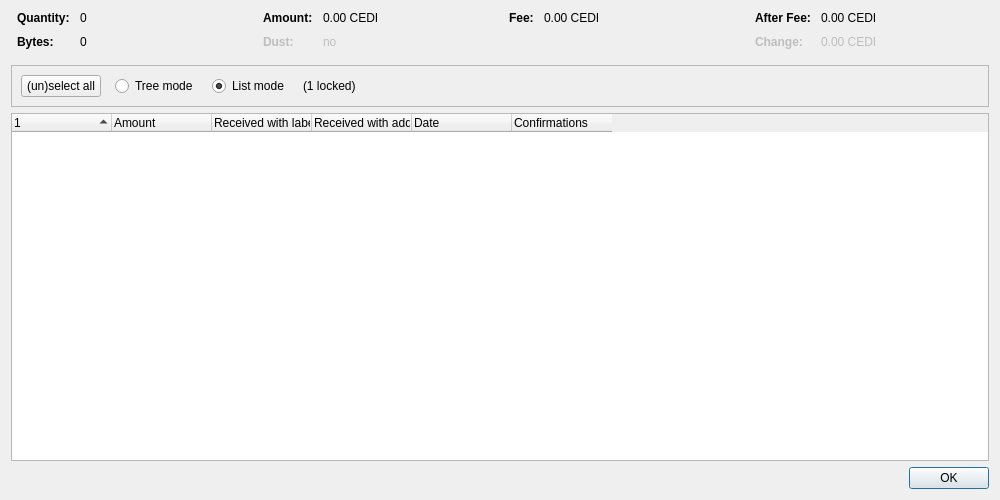
<?xml version="1.0" encoding="UTF-8"?>
<ui version="4.0">
 <class>CoinControlDialog</class>
 <widget class="QDialog" name="CoinControlDialog">
  <property name="geometry">
   <rect>
    <x>0</x>
    <y>0</y>
    <width>1000</width>
    <height>500</height>
   </rect>
  </property>
  <property name="windowTitle">
   <string>Coin Selection</string>
  </property>
  <layout class="QVBoxLayout" name="verticalLayout">
   <item>
    <layout class="QHBoxLayout" name="horizontalLayoutTop" stretch="0,0,0,0">
     <property name="topMargin">
      <number>0</number>
     </property>
     <property name="bottomMargin">
      <number>10</number>
     </property>
     <item>
      <layout class="QFormLayout" name="formLayoutCoinControl1">
       <property name="horizontalSpacing">
        <number>10</number>
       </property>
       <property name="verticalSpacing">
        <number>10</number>
       </property>
       <property name="leftMargin">
        <number>6</number>
       </property>
       <property name="rightMargin">
        <number>6</number>
       </property>
       <item row="0" column="0">
        <widget class="QLabel" name="labelCoinControlQuantityText">
         <property name="font">
          <font>
           <weight>75</weight>
           <bold>true</bold>
          </font>
         </property>
         <property name="text">
          <string>Quantity:</string>
         </property>
        </widget>
       </item>
       <item row="0" column="1">
        <widget class="QLabel" name="labelCoinControlQuantity">
         <property name="cursor">
          <cursorShape>IBeamCursor</cursorShape>
         </property>
         <property name="contextMenuPolicy">
          <enum>Qt::ActionsContextMenu</enum>
         </property>
         <property name="text">
          <string notr="true">0</string>
         </property>
         <property name="textInteractionFlags">
          <set>Qt::LinksAccessibleByMouse|Qt::TextSelectableByKeyboard|Qt::TextSelectableByMouse</set>
         </property>
        </widget>
       </item>
       <item row="1" column="0">
        <widget class="QLabel" name="labelCoinControlBytesText">
         <property name="font">
          <font>
           <weight>75</weight>
           <bold>true</bold>
          </font>
         </property>
         <property name="text">
          <string>Bytes:</string>
         </property>
        </widget>
       </item>
       <item row="1" column="1">
        <widget class="QLabel" name="labelCoinControlBytes">
         <property name="cursor">
          <cursorShape>IBeamCursor</cursorShape>
         </property>
         <property name="contextMenuPolicy">
          <enum>Qt::ActionsContextMenu</enum>
         </property>
         <property name="text">
          <string notr="true">0</string>
         </property>
         <property name="textInteractionFlags">
          <set>Qt::LinksAccessibleByMouse|Qt::TextSelectableByKeyboard|Qt::TextSelectableByMouse</set>
         </property>
        </widget>
       </item>
      </layout>
     </item>
     <item>
      <layout class="QFormLayout" name="formLayoutCoinControl2">
       <property name="horizontalSpacing">
        <number>10</number>
       </property>
       <property name="verticalSpacing">
        <number>10</number>
       </property>
       <property name="leftMargin">
        <number>6</number>
       </property>
       <property name="rightMargin">
        <number>6</number>
       </property>
       <item row="0" column="0">
        <widget class="QLabel" name="labelCoinControlAmountText">
         <property name="font">
          <font>
           <weight>75</weight>
           <bold>true</bold>
          </font>
         </property>
         <property name="text">
          <string>Amount:</string>
         </property>
        </widget>
       </item>
       <item row="0" column="1">
        <widget class="QLabel" name="labelCoinControlAmount">
         <property name="cursor">
          <cursorShape>IBeamCursor</cursorShape>
         </property>
         <property name="contextMenuPolicy">
          <enum>Qt::ActionsContextMenu</enum>
         </property>
         <property name="text">
          <string notr="true">0.00 CEDI</string>
         </property>
         <property name="textInteractionFlags">
          <set>Qt::LinksAccessibleByMouse|Qt::TextSelectableByKeyboard|Qt::TextSelectableByMouse</set>
         </property>
        </widget>
       </item>
       <item row="1" column="0">
        <widget class="QLabel" name="labelCoinControlLowOutputText">
         <property name="enabled">
          <bool>false</bool>
         </property>
         <property name="font">
          <font>
           <weight>75</weight>
           <bold>true</bold>
          </font>
         </property>
         <property name="text">
          <string>Dust:</string>
         </property>
        </widget>
       </item>
       <item row="1" column="1">
        <widget class="QLabel" name="labelCoinControlLowOutput">
         <property name="enabled">
          <bool>false</bool>
         </property>
         <property name="cursor">
          <cursorShape>IBeamCursor</cursorShape>
         </property>
         <property name="contextMenuPolicy">
          <enum>Qt::ActionsContextMenu</enum>
         </property>
         <property name="text">
          <string notr="true">no</string>
         </property>
         <property name="textInteractionFlags">
          <set>Qt::LinksAccessibleByMouse|Qt::TextSelectableByKeyboard|Qt::TextSelectableByMouse</set>
         </property>
        </widget>
       </item>
      </layout>
     </item>
     <item>
      <layout class="QFormLayout" name="formLayoutCoinControl3">
       <property name="horizontalSpacing">
        <number>10</number>
       </property>
       <property name="verticalSpacing">
        <number>10</number>
       </property>
       <property name="leftMargin">
        <number>6</number>
       </property>
       <property name="rightMargin">
        <number>6</number>
       </property>
       <item row="0" column="0">
        <widget class="QLabel" name="labelCoinControlFeeText">
         <property name="font">
          <font>
           <weight>75</weight>
           <bold>true</bold>
          </font>
         </property>
         <property name="text">
          <string>Fee:</string>
         </property>
        </widget>
       </item>
       <item row="0" column="1">
        <widget class="QLabel" name="labelCoinControlFee">
         <property name="cursor">
          <cursorShape>IBeamCursor</cursorShape>
         </property>
         <property name="contextMenuPolicy">
          <enum>Qt::ActionsContextMenu</enum>
         </property>
         <property name="text">
          <string notr="true">0.00 CEDI</string>
         </property>
         <property name="textInteractionFlags">
          <set>Qt::LinksAccessibleByMouse|Qt::TextSelectableByKeyboard|Qt::TextSelectableByMouse</set>
         </property>
        </widget>
       </item>
      </layout>
     </item>
     <item>
      <layout class="QFormLayout" name="formLayoutCoinControl4">
       <property name="horizontalSpacing">
        <number>10</number>
       </property>
       <property name="verticalSpacing">
        <number>10</number>
       </property>
       <property name="leftMargin">
        <number>6</number>
       </property>
       <property name="rightMargin">
        <number>6</number>
       </property>
       <item row="0" column="0">
        <widget class="QLabel" name="labelCoinControlAfterFeeText">
         <property name="font">
          <font>
           <weight>75</weight>
           <bold>true</bold>
          </font>
         </property>
         <property name="text">
          <string>After Fee:</string>
         </property>
        </widget>
       </item>
       <item row="0" column="1">
        <widget class="QLabel" name="labelCoinControlAfterFee">
         <property name="cursor">
          <cursorShape>IBeamCursor</cursorShape>
         </property>
         <property name="contextMenuPolicy">
          <enum>Qt::ActionsContextMenu</enum>
         </property>
         <property name="text">
          <string notr="true">0.00 CEDI</string>
         </property>
         <property name="textInteractionFlags">
          <set>Qt::LinksAccessibleByMouse|Qt::TextSelectableByKeyboard|Qt::TextSelectableByMouse</set>
         </property>
        </widget>
       </item>
       <item row="1" column="0">
        <widget class="QLabel" name="labelCoinControlChangeText">
         <property name="enabled">
          <bool>false</bool>
         </property>
         <property name="font">
          <font>
           <weight>75</weight>
           <bold>true</bold>
          </font>
         </property>
         <property name="text">
          <string>Change:</string>
         </property>
        </widget>
       </item>
       <item row="1" column="1">
        <widget class="QLabel" name="labelCoinControlChange">
         <property name="enabled">
          <bool>false</bool>
         </property>
         <property name="cursor">
          <cursorShape>IBeamCursor</cursorShape>
         </property>
         <property name="contextMenuPolicy">
          <enum>Qt::ActionsContextMenu</enum>
         </property>
         <property name="text">
          <string notr="true">0.00 CEDI</string>
         </property>
         <property name="textInteractionFlags">
          <set>Qt::LinksAccessibleByMouse|Qt::TextSelectableByKeyboard|Qt::TextSelectableByMouse</set>
         </property>
        </widget>
       </item>
      </layout>
     </item>
    </layout>
   </item>
   <item>
    <widget class="QFrame" name="frame">
     <property name="minimumSize">
      <size>
       <width>0</width>
       <height>40</height>
      </size>
     </property>
     <property name="frameShape">
      <enum>QFrame::StyledPanel</enum>
     </property>
     <property name="frameShadow">
      <enum>QFrame::Sunken</enum>
     </property>
     <layout class="QHBoxLayout" name="horizontalLayout">
      <item>
       <layout class="QHBoxLayout" name="horizontalLayoutPanel" stretch="0,0,0,0,0">
        <property name="spacing">
         <number>14</number>
        </property>
        <item>
         <widget class="QPushButton" name="pushButtonSelectAll">
          <property name="sizePolicy">
           <sizepolicy hsizetype="Maximum" vsizetype="Fixed">
            <horstretch>0</horstretch>
            <verstretch>0</verstretch>
           </sizepolicy>
          </property>
          <property name="text">
           <string>(un)select all</string>
          </property>
          <property name="autoDefault">
           <bool>false</bool>
          </property>
         </widget>
        </item>
        <item>
         <widget class="QRadioButton" name="radioTreeMode">
          <property name="sizePolicy">
           <sizepolicy hsizetype="Maximum" vsizetype="Fixed">
            <horstretch>0</horstretch>
            <verstretch>0</verstretch>
           </sizepolicy>
          </property>
          <property name="text">
           <string>Tree mode</string>
          </property>
         </widget>
        </item>
        <item>
         <widget class="QRadioButton" name="radioListMode">
          <property name="sizePolicy">
           <sizepolicy hsizetype="Maximum" vsizetype="Fixed">
            <horstretch>0</horstretch>
            <verstretch>0</verstretch>
           </sizepolicy>
          </property>
          <property name="text">
           <string>List mode</string>
          </property>
          <property name="checked">
           <bool>true</bool>
          </property>
         </widget>
        </item>
        <item>
         <widget class="QLabel" name="labelLocked">
          <property name="text">
           <string notr="true">(1 locked)</string>
          </property>
         </widget>
        </item>
        <item>
         <spacer name="horizontalSpacer">
          <property name="orientation">
           <enum>Qt::Horizontal</enum>
          </property>
          <property name="sizeHint" stdset="0">
           <size>
            <width>40</width>
            <height>20</height>
           </size>
          </property>
         </spacer>
        </item>
       </layout>
      </item>
     </layout>
    </widget>
   </item>
   <item>
    <widget class="CoinControlTreeWidget" name="treeWidget">
     <property name="contextMenuPolicy">
      <enum>Qt::CustomContextMenu</enum>
     </property>
     <property name="sortingEnabled">
      <bool>false</bool>
     </property>
     <property name="columnCount">
      <number>6</number>
     </property>
     <attribute name="headerShowSortIndicator" stdset="0">
      <bool>true</bool>
     </attribute>
     <attribute name="headerStretchLastSection">
      <bool>false</bool>
     </attribute>
     <column>
      <property name="text">
       <string/>
      </property>
     </column>
     <column>
      <property name="text">
       <string>Amount</string>
      </property>
     </column>
     <column>
      <property name="text">
       <string>Received with label</string>
      </property>
     </column>
     <column>
      <property name="text">
       <string>Received with address</string>
      </property>
     </column>
     <column>
      <property name="text">
       <string>Date</string>
      </property>
     </column>
     <column>
      <property name="text">
       <string>Confirmations</string>
      </property>
      <property name="toolTip">
       <string>Confirmed</string>
      </property>
     </column>
     <column>
      <property name="text">
       <string/>
      </property>
     </column>
     <column>
      <property name="text">
       <string/>
      </property>
     </column>
     <column>
      <property name="text">
       <string/>
      </property>
     </column>
     <column>
      <property name="text">
       <string/>
      </property>
     </column>
    </widget>
   </item>
   <item>
    <widget class="QDialogButtonBox" name="buttonBox">
     <property name="orientation">
      <enum>Qt::Horizontal</enum>
     </property>
     <property name="standardButtons">
      <set>QDialogButtonBox::Ok</set>
     </property>
    </widget>
   </item>
  </layout>
 </widget>
 <customwidgets>
  <customwidget>
   <class>CoinControlTreeWidget</class>
   <extends>QTreeWidget</extends>
   <header>qt/coincontroltreewidget.h</header>
  </customwidget>
 </customwidgets>
 <resources/>
 <connections/>
</ui>
